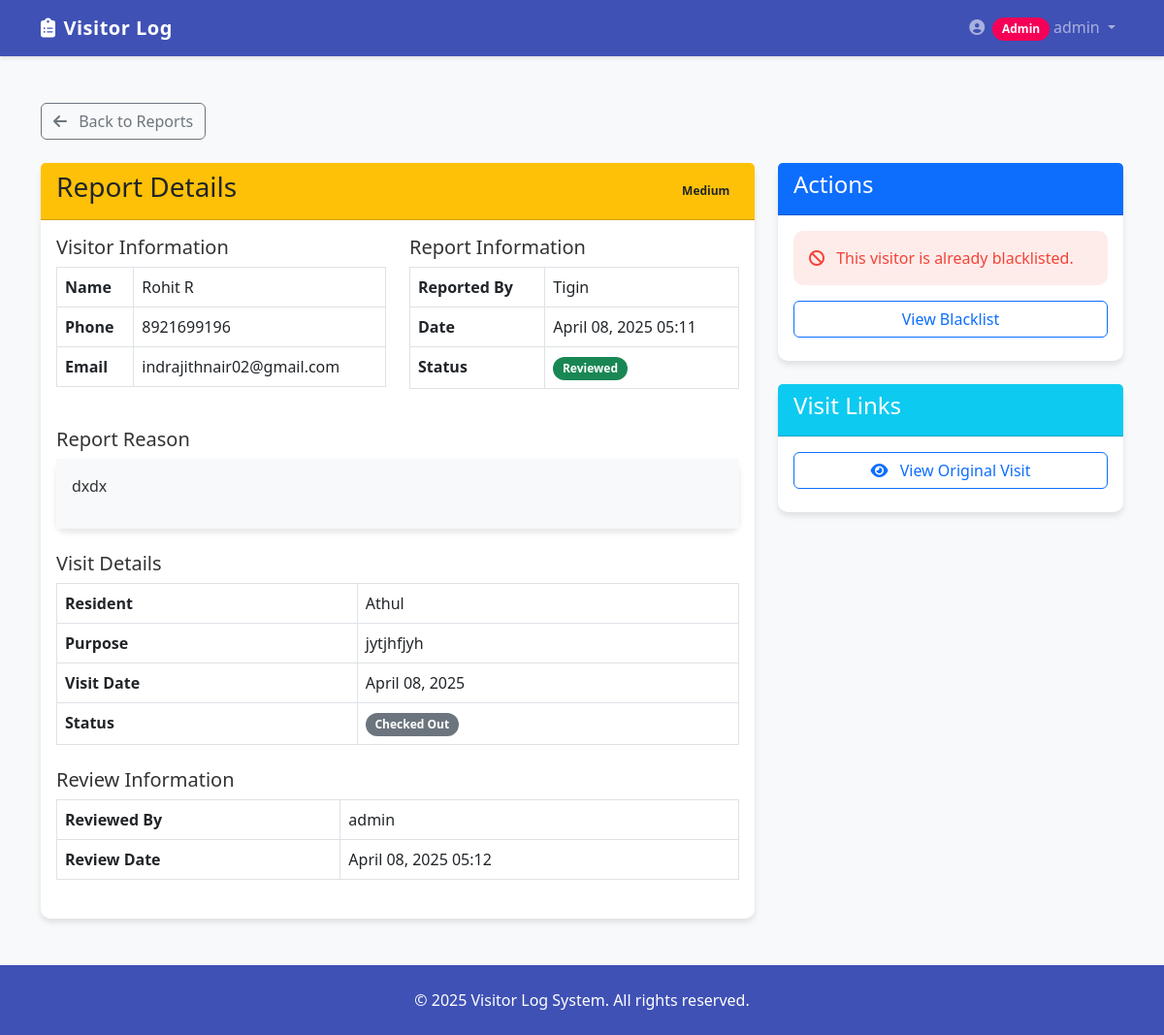
/reports/reports/6/ (signed in), run on the app's committed database.
### users/models.py (models this page shows, shortened)
class CustomUser(AbstractUser):
    class Role(models.TextChoices):
        ADMIN = 'ADMIN', 'Admin'
        RESIDENT = 'RESIDENT', 'Resident'
        SECURITY = 'SECURITY', 'Security'
    role = models.CharField(
        max_length=10,
        choices=Role.choices,
        default=Role.RESIDENT
    )

### reports/models.py (models this page shows, shortened)
class Report(models.Model):
    SEVERITY_CHOICES = (
        ('LOW', 'Low'),
        ('MEDIUM', 'Medium'),
        ('HIGH', 'High'),
        ('CRITICAL', 'Critical'),
    )
    reported_by = models.ForeignKey(
        settings.AUTH_USER_MODEL,
        on_delete=models.CASCADE,
        related_name='reported_visitors'
    )
    visit = models.ForeignKey(
        Visit,
        on_delete=models.CASCADE,
        related_name='reports'
    )
    reason = models.TextField()
    severity = models.CharField(max_length=10, choices=SEVERITY_CHOICES, default='MEDIUM')
    created_at = models.DateTimeField(auto_now_add=True)
    reviewed = models.BooleanField(default=False)
    reviewed_by = models.ForeignKey(
        settings.AUTH_USER_MODEL,
        on_delete=models.SET_NULL,
        null=True,
        blank=True,
        related_name='reviewed_reports'
    )
    reviewed_at = models.DateTimeField(null=True, blank=True)
    class Meta:
        ordering = ['-created_at']

### visits/models.py (models this page shows, shortened)
class Visit(models.Model):
    STATUS_CHOICES = (
        ('PENDING', 'Pending'),
        ('APPROVED', 'Approved'),
        ('REJECTED', 'Rejected'),
        ('CHECKED_IN', 'Checked In'),
        ('CHECKED_OUT', 'Checked Out'),
        ('CANCELLED', 'Cancelled'),
    )
    resident = models.ForeignKey(
        settings.AUTH_USER_MODEL,
        on_delete=models.CASCADE,
        related_name='resident_visits',
        limit_choices_to={'role': 'RESIDENT'}
    )
    visitor_name = models.CharField(max_length=100)
    visitor_phone = models.CharField(max_length=20, blank=True, null=True)
    visitor_email = models.EmailField(blank=True, null=True)
    purpose = models.CharField(max_length=200)
    status = models.CharField(max_length=20, choices=STATUS_CHOICES, default='PENDING')
    requested_by = models.ForeignKey(
        settings.AUTH_USER_MODEL,
        on_delete=models.CASCADE,
        related_name='requested_visits',
        limit_choices_to={'role': 'SECURITY'},
        null=True,  # Make this field optional to fix the issue
        blank=True
    )
    requested_at = models.DateTimeField(auto_now_add=True)
    expected_arrival = models.DateTimeField(null=True, blank=True)
    entry_time = models.DateTimeField(null=True, blank=True)
    exit_time = models.DateTimeField(null=True, blank=True)
    approval_time = models.DateTimeField(null=True, blank=True)
    rejection_reason = models.TextField(blank=True, null=True)
    notes = models.TextField(blank=True, null=True)
    class Meta:
        ordering = ['-requested_at']

### users/views.py (the view)
        def wrapper(request, *args, **kwargs):
            if request.user.is_authenticated and request.user.role in allowed_roles:
                return view_func(request, *args, **kwargs)
            messages.error(request, 'You do not have permission to access this page.')
            return redirect('dashboard')

### reports/views.py (called while the page is built, shortened)
@login_required
@role_required(['ADMIN'])
def report_detail(request, pk):
    report = get_object_or_404(Report, pk=pk)
    is_blacklisted = Blacklist.objects.filter(
        visitor_name=report.visit.visitor_name,
        is_active=True
    ).exists()
    return render(request, 'reports/report_detail.html', {
        'report': report,
        'is_blacklisted': is_blacklisted,
        'title': f'Report on {report.visit.visitor_name}'
    })

### users/views.py (called while the page is built)
def role_required(allowed_roles):
    def decorator(view_func):
        def wrapper(request, *args, **kwargs):
            if request.user.is_authenticated and request.user.role in allowed_roles:
                return view_func(request, *args, **kwargs)
            messages.error(request, 'You do not have permission to access this page.')
            return redirect('dashboard')
        return wrapper
    return decorator

### reports/templates/reports/report_detail.html (shortened to what this page needs)
{% extends 'base.html' %}
{% block content %}
<div class="container mt-4">
    <div class="mb-4">
        <a href="{% url 'report_list' %}" class="btn btn-outline-secondary">
            <i class="fas fa-arrow-left me-2"></i> Back to Reports
        </a>
    </div>
    <div class="row">
        <div class="col-md-8">
            <div class="card mb-4">
                <div class="card-header bg-warning text-dark d-flex justify-content-between align-items-center">
                    <h3>Report Details</h3>
                    <span class="badge {% if report.severity == 'LOW' %}bg-info{% elif report.severity == 'MEDIUM' %}bg-warning text-dark{% elif report.severity == 'HIGH' %}bg-danger{% else %}bg-dark{% endif %}">
                        {{ report.get_severity_display }}
                    </span>
                </div>
                <div class="card-body">
                    <div class="row mb-4">
                        <div class="col-md-6">
                            <h5>Visitor Information</h5>
                            <table class="table table-bordered">
                                <tr>
                                    <th>Name</th>
                                    <td>{{ report.visit.visitor_name }}</td>
                                </tr>
                                {% if report.visit.visitor_phone %}
                                <tr>
                                    <th>Phone</th>
                                    <td>{{ report.visit.visitor_phone }}</td>
                                </tr>
                                {% endif %}
                                {% if report.visit.visitor_email %}
                                <tr>
                                    <th>Email</th>
                                    <td>{{ report.visit.visitor_email }}</td>
                                </tr>
                                {% endif %}
                            </table>
                        </div>
                        <div class="col-md-6">
                            <h5>Report Information</h5>
                            <table class="table table-bordered">
                                <tr>
                                    <th>Reported By</th>
                                    <td>{{ report.reported_by.username }}</td>
                                </tr>
                                <tr>
                                    <th>Date</th>
                                    <td>{{ report.created_at|date:"F d, Y H:i" }}</td>
                                </tr>
                                <tr>
                                    <th>Status</th>
                                    <td>
                                        {% if report.reviewed %}
                                            <span class="badge bg-success">Reviewed</span>
                                        {% else %}
                                            <span class="badge bg-warning">Pending</span>
                                        {% endif %}
                                    </td>
                                </tr>
                            </table>
                        </div>
                    </div>
                    <div class="mb-4">
                        <h5>Report Reason</h5>
                        <div class="card">
                            <div class="card-body bg-light">
                                {{ report.reason|linebreaks }}
                            </div>
                        </div>
                    </div>
                    <div class="mb-4">
                        <h5>Visit Details</h5>
                        <table class="table table-bordered">
                            <tr>
                                <th>Resident</th>
                                <td>{{ report.visit.resident.username }}</td>
                            </tr>
                            <tr>
                                <th>Purpose</th>
                                <td>{{ report.visit.purpose }}</td>
                            </tr>
                            <tr>
                                <th>Visit Date</th>
                                <td>{{ report.visit.requested_at|date:"F d, Y" }}</td>
                            </tr>
                            <tr>
                                <th>Status</th>
                                <td>
                                    <span class="badge
                                        {% if report.visit.status == 'PENDING' %}bg-warning text-dark
                                        {% elif report.visit.status == 'APPROVED' %}bg-success
                                        {% elif report.visit.status == 'REJECTED' %}bg-danger
                                        {% elif report.visit.status == 'CHECKED_IN' %}bg-primary
                                        {% elif report.visit.status == 'CHECKED_OUT' %}bg-secondary
                                        {% else %}bg-dark{% endif %}">
                                        {{ report.visit.get_status_display }}
                                    </span>
                                </td>
                            </tr>
                        </table>
                    </div>
                    {% if report.reviewed %}
                    <div class="mb-4">
                        <h5>Review Information</h5>
                        <table class="table table-bordered">
                            <tr>
                                <th>Reviewed By</th>
                                <td>{{ report.reviewed_by.username }}</td>
                            </tr>
                            <tr>
                                <th>Review Date</th>
                                <td>{{ report.reviewed_at|date:"F d, Y H:i" }}</td>
                            </tr>
                        </table>
                    </div>
                    {% endif %}
                </div>
            </div>
        </div>
        <div class="col-md-4">
            <div class="card mb-4">
                <div class="card-header bg-primary text-white">
                    <h4>Actions</h4>
                </div>
                <div class="card-body">
                    {% if is_blacklisted %}
                        <div class="alert alert-danger mb-3">
                            <i class="fas fa-ban me-2"></i> This visitor is already blacklisted.
                        </div>
                        <a href="{% url 'blacklist_list' %}" class="btn btn-outline-primary w-100 mb-2">
                            View Blacklist
                        </a>
                    {% endif %}
                </div>
            </div>
            <div class="card">
                <div class="card-header bg-info text-white">
                    <h4>Visit Links</h4>
                </div>
                <div class="card-body">
                    <a href="{% url 'visit_detail' report.visit.pk %}" class="btn btn-outline-primary w-100 mb-2">
                        <i class="fas fa-eye me-2"></i> View Original Visit
                    </a>
                </div>
            </div>
        </div>
    </div>
</div>
{% endblock %}

### users/templates/base.html (shortened to what this page needs)
<!DOCTYPE html>
<html lang="en">
<head>
    <link href="https://cdn.jsdelivr.net/npm/bootstrap@5.2.3/dist/css/bootstrap.min.css" rel="stylesheet">
    <link rel="stylesheet" href="https://cdnjs.cloudflare.com/ajax/libs/font-awesome/6.1.1/css/all.min.css">
</head>
<body>
    <nav class="navbar navbar-expand-lg navbar-dark">
        <div class="container">
            <a class="navbar-brand" href="{% url 'dashboard' %}">
                <i class="fas fa-clipboard-list me-2"></i>Visitor Log
            </a>
            <div class="collapse navbar-collapse" id="navbarNav">
                <ul class="navbar-nav ms-auto">
                    {% if user.is_authenticated %}
                        <li class="nav-item dropdown">
                            <a class="nav-link dropdown-toggle" href="#" id="navbarDropdown" role="button"
                                data-bs-toggle="dropdown" aria-expanded="false">
                                <i class="fas fa-user-circle me-1"></i>
                                {% if user.role == 'ADMIN' %}
                                    <span class="badge admin-role">Admin</span>
                                {% elif user.role == 'SECURITY' %}
                                    <span class="badge security-role">Security</span>
                                {% elif user.role == 'RESIDENT' %}
                                    <span class="badge resident-role">Resident</span>
                                {% endif %}
                                {{ user.username }}
                            </a>
                        </li>
                    {% else %}
                        <li class="nav-item">
                            <a class="nav-link" href="{% url 'login' %}">
                                <i class="fas fa-sign-in-alt me-1"></i>Login
                            </a>
                        </li>
                    {% endif %}
                </ul>
            </div>
        </div>
    </nav>
    <main class="py-4">
        {% block content %}{% endblock %}
    </main>
    <footer class="footer">
        <div class="container text-center">
            <p class="mb-0">© 2025 Visitor Log System. All rights reserved.</p>
        </div>
    </footer>
</body>
</html>

### users/templates/base.html (style rules this page uses)
:root { --primary-color: #3f51b5; --secondary-color: #f50057; --dark-color: #303030; --light-color: #f5f5f5; --success-color: #4caf50; --warning-color: #ff9800; --danger-color: #f44336; --info-color: #2196f3; }
body { font-family: 'Segoe UI', Tahoma, Geneva, Verdana, sans-serif; background-color: #f8f9fa; color: #333; min-height: 100vh; display: flex; flex-direction: column; }
.navbar { background-color: var(--primary-color); box-shadow: 0 2px 4px rgba(0, 0, 0, 0.1); }
.navbar-brand { font-weight: 700; letter-spacing: 0.5px; }
.navbar .nav-link { font-weight: 500; transition: all 0.3s ease; }
.card { border: none; border-radius: 10px; box-shadow: 0 4px 6px rgba(0, 0, 0, 0.1); transition: all 0.3s ease; }
.footer { background-color: var(--primary-color); color: white; padding: 1.5rem 0; margin-top: auto; }
.alert { border-radius: 10px; border: none; }
.alert-danger { background-color: rgba(244, 67, 54, 0.1); color: var(--danger-color); }
.badge { padding: 0.5em 0.8em; border-radius: 30px; }
.admin-role { background-color: var(--secondary-color); color: white; }

### data on the page
CustomUser: username "admin"
Report: severity "Medium", visit.visitor_name "Rohit R", visit.visitor_phone "8921699196", visit.visitor_email "indrajithnair02@gmail.com", reported_by.username "Tigin", created_at "April 08, 2025 05:11", reason "dxdx", visit.resident.username "Athul", visit.purpose "jytjhfjyh", visit.requested_at "April 08, 2025", visit.status "Checked Out", reviewed_by.username "admin", reviewed_at "April 08, 2025 05:12"
